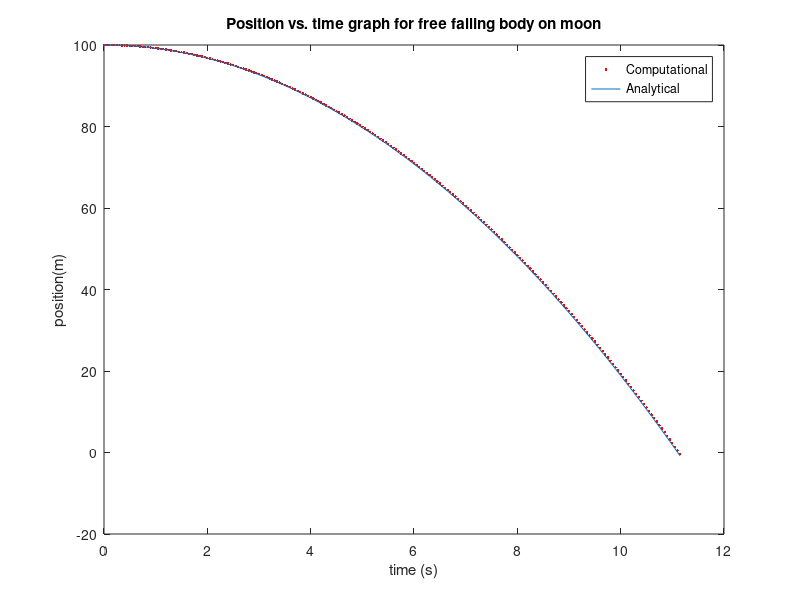
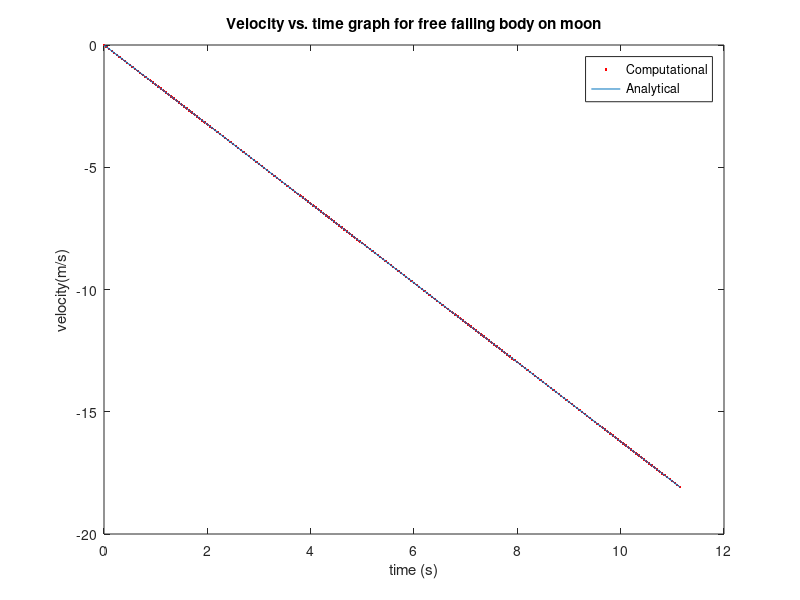

Recreate these plots in MATLAB, in order.
clear all;
close all;
clear;

%g = -9.8;  %earth
g = -1.622; %moon
tstart = 0;
tend = 200;
dt = 0.05;
npoints = (tend-tstart)/dt;

%Initialize empty arrays 
time = zeros(npoints,1);
vel = zeros(npoints,1);
pos = zeros(npoints,1);

%Inital conditions
time(1) = 0;
vel(1) = 0;
pos(1) = 100;

for step=1:npoints-1
    pos(step+1) = pos(step) + vel(step)*dt;
    vel(step+1) = vel(step) + g*dt;
    time(step+1) = time(step) + dt;
    if(pos(step+1)<0)
      break;
    end
     
end

analytical_pos = pos(1)+ 0.5*(time.^2)*g;
analytical_vel = g.*time;

figure;
set(gca, "fontsize", 12);
plot(time(1:step+1),pos(1:step+1),'r.',time(1:step+1),analytical_pos(1:step+1));
title('Position vs. time graph for free falling body on moon');
xlabel('time (s)');
ylabel('position(m)');
legend('Computational', 'Analytical');

figure;
set(gca, "fontsize", 12);
plot(time(1:step+1),vel(1:step+1),'r.',time(1:step+1),analytical_vel(1:step+1));
title('Velocity vs. time graph for free falling body on moon');
xlabel('time (s)');
ylabel('velocity(m/s)');
legend('Computational', 'Analytical');




